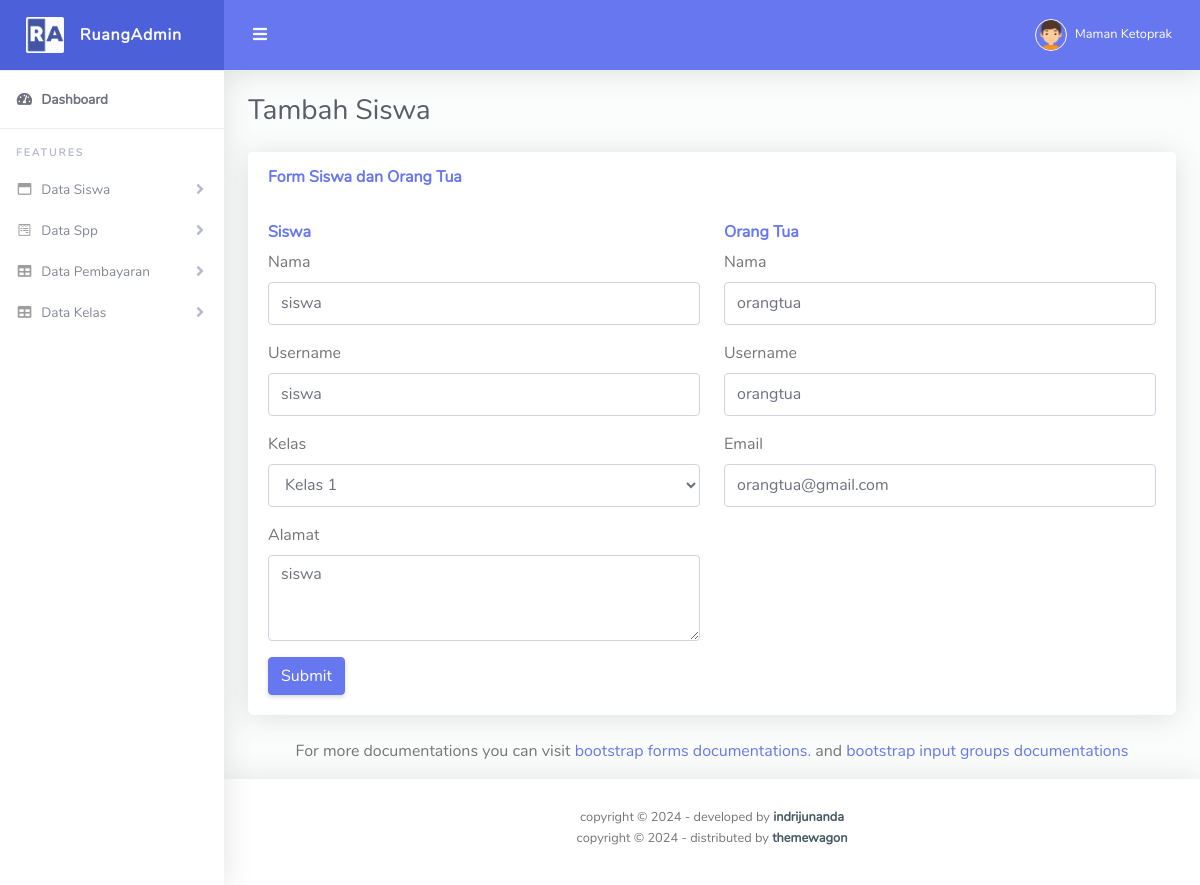
Screenshot of /admin/editsiswa.php?hal=edit&id=8 (signed in) with the database file from the repository.
### tables this page shows
CREATE TABLE `siswa_221043` (
  `id_221043` int(11) NOT NULL,
  `nama_221043` varchar(255) NOT NULL,
  `username_221043` varchar(255) NOT NULL,
  `id_kelas_221043` int(11) NOT NULL,
  `alamat_221043` text DEFAULT NULL,
  `orangtua_id_221043` int(11) DEFAULT NULL,
  `password_221043` varchar(255) NOT NULL
);

CREATE TABLE `orangtua_221043` (
  `id_221043` int(11) NOT NULL,
  `nama_221043` varchar(255) NOT NULL,
  `username_221043` varchar(255) NOT NULL,
  `email_221043` varchar(255) NOT NULL,
  `password_221043` varchar(255) NOT NULL
);

### admin/editsiswa.php (the view, shortened to what this page needs)
<?php
include '../koneksi.php';
if(isset($_GET['hal'])){
    if($_GET['hal'] == "edit"){
        $tampil = mysqli_query($koneksi,"
            SELECT siswa_221043.*,
                   orangtua_221043.id_221043 AS id_orangtua,
                   orangtua_221043.nama_221043 AS nama_orangtua,
                   orangtua_221043.username_221043 AS username_orangtua,
                   orangtua_221043.email_221043 AS email_orangtua
            FROM siswa_221043
            JOIN orangtua_221043 ON siswa_221043.orangtua_id_221043 = orangtua_221043.id_221043
            WHERE siswa_221043.id_221043 = '$_GET[id]'
        ");
        $data = mysqli_fetch_array($tampil);
        if($data){
            $nama_siswa = $data['nama_221043'];
            $username_siswa = $data['username_221043'];
            $alamat_siswa = $data['alamat_221043'];
            $id_kelas = $data['id_kelas_221043'];
            $nama_orangtua = $data['nama_orangtua'];
            $username_orangtua = $data['username_orangtua'];
            $email_orangtua = $data['email_orangtua'];
        }
    }
}
?>
<!DOCTYPE html>
<html lang="en">
<head>
  <link href="../assets/vendor/fontawesome-free/css/all.min.css" rel="stylesheet" type="text/css">
  <link href="../assets/vendor/bootstrap/css/bootstrap.min.css" rel="stylesheet" type="text/css">
  <link href="../assets/css/ruang-admin.min.css" rel="stylesheet">
  <link href="../assets/vendor/datatables/dataTables.bootstrap4.min.css" rel="stylesheet">
</head>
<body id="page-top">
  <div id="wrapper">
    <ul class="navbar-nav sidebar sidebar-light accordion" id="accordionSidebar">
      <a class="sidebar-brand d-flex align-items-center justify-content-center" href="index.html">
        <div class="sidebar-brand-icon">
          <img src="img/logo/logo2.png">
        </div>
        <div class="sidebar-brand-text mx-3">RuangAdmin</div>
      </a>
      <hr class="sidebar-divider my-0">
      <li class="nav-item active">
        <a class="nav-link" href="index.php">
          <i class="fas fa-fw fa-tachometer-alt"></i>
          <span>Dashboard</span></a>
      </li>
      <hr class="sidebar-divider">
      <div class="sidebar-heading">
        Features
      </div>
      <li class="nav-item">
        <a class="nav-link collapsed" href="#" data-toggle="collapse" data-target="#collapseBootstrap"
          aria-expanded="true" aria-controls="collapseBootstrap">
          <i class="far fa-fw fa-window-maximize"></i>
          <span>Data Siswa</span>
        </a>
      </li>
      <li class="nav-item">
        <a class="nav-link collapsed" href="#" data-toggle="collapse" data-target="#collapseForm" aria-expanded="true"
          aria-controls="collapseForm">
          <i class="fab fa-fw fa-wpforms"></i>
          <span>Data Spp</span>
        </a>
      </li>
      <li class="nav-item">
        <a class="nav-link collapsed" href="#" data-toggle="collapse" data-target="#collapseTable" aria-expanded="true"
          aria-controls="collapseTable">
          <i class="fas fa-fw fa-table"></i>
          <span>Data Pembayaran</span>
        </a>
      </li>
      <li class="nav-item">
        <a class="nav-link collapsed" href="#" data-toggle="collapse" data-target="#kelas" aria-expanded="true"
          aria-controls="kelas">
          <i class="fas fa-fw fa-table"></i>
          <span>Data Kelas</span>
        </a>
      </li>
    </ul>
    <div id="content-wrapper" class="d-flex flex-column">
      <div id="content">
        <nav class="navbar navbar-expand navbar-light bg-navbar topbar mb-4 static-top">
          <button id="sidebarToggleTop" class="btn btn-link rounded-circle mr-3">
            <i class="fa fa-bars"></i>
          </button>
          <ul class="navbar-nav ml-auto">
            <li class="nav-item dropdown no-arrow">
              <a class="nav-link dropdown-toggle" href="#" id="userDropdown" role="button" data-toggle="dropdown"
                aria-haspopup="true" aria-expanded="false">
                <img class="img-profile rounded-circle" src="img/boy.png" style="max-width: 60px">
                <span class="ml-2 d-none d-lg-inline text-white small">Maman Ketoprak</span>
              </a>
            </li>
          </ul>
        </nav>
        <div class="container-fluid" id="container-wrapper">
          <div class="d-sm-flex align-items-center justify-content-between mb-4">
            <h1 class="h3 mb-0 text-gray-800">Tambah Siswa</h1>
          </div>
          <div class="row">
  <div class="col-lg-12">
    <div class="card mb-4">
      <div class="card-header py-3 d-flex flex-row align-items-center justify-content-between">
        <h6 class="m-0 font-weight-bold text-primary">Form Siswa dan Orang Tua</h6>
      </div>
      <div class="card-body">
        <form method="POST">
          <div class="row">
            <div class="col-lg-6">
            <h6 class="font-weight-bold text-primary">Siswa</h6>
            <div class="form-group">
                <label for="nama">Nama</label>
                <input type="text" class="form-control" name="nama" value="<?= $nama_siswa ?>" id="nama" placeholder="Enter Nama" required>
            </div>
            <div class="form-group">
                <label for="nama">Username</label>
                <input type="text" class="form-control" name="username" value="<?= $username_siswa ?>" id="username" placeholder="Enter Username" required>
            </div>
            <div class="form-group">
                        <label for="kelas">Kelas</label>
                        <select class="form-control" id="id_kelas_221043" name="id_kelas_221043" required>
                            <?php
                                $tampil = mysqli_query($koneksi, "SELECT * FROM kelas_221043");
                                while($data = mysqli_fetch_array($tampil)):
                                    $selected = ($data['id_221043'] == $id_kelas) ? 'selected' : '';
                            ?>
                                <option value="<?= $data['id_221043'] ?>" <?= $selected ?>><?= $data['kelas_221043'] ?></option>
                            <?php endwhile; ?>
                        </select>
                    </div>
            <div class="form-group">
                <label for="alamat">Alamat</label>
                <textarea class="form-control" id="alamat" name="alamat" rows="3" placeholder="Enter Alamat" required><?= $alamat_siswa ?></textarea>
            </div>
            </div>
            <div class="col-lg-6">
              <h6 class="font-weight-bold text-primary">Orang Tua</h6>
            <div class="form-group">
                <label for="namaortu">Nama</label>
                <input type="text" class="form-control" name="namaortu" value="<?= $nama_orangtua ?>" id="namaortu" placeholder="Enter Nama" required>
            </div>
            <div class="form-group">
                <label for="nama">Username</label>
                <input type="text" class="form-control" name="usernameortu" value="<?= $username_orangtua ?>" id="usernameortu" placeholder="Enter Username" required>
            </div>
            <div class="form-group">
                <label for="email">Email</label>
                <input type="email" class="form-control" id="emailortu" name="emailortu" value="<?= $email_orangtua ?>" placeholder="Enter email" required>
            </div>
            </div>
          </div>
          <button type="submit" name="simpan" class="btn btn-primary">Submit</button>
        </form>
      </div>
    </div>
  </div>
</div>
          <div class="row">
            <div class="col-lg-12 text-center">
              <p>For more documentations you can visit<a href="https://getbootstrap.com/docs/4.3/components/forms/"
                  target="_blank">
                  bootstrap forms documentations.</a> and <a
                  href="https://getbootstrap.com/docs/4.3/components/input-group/" target="_blank">bootstrap input
                  groups documentations</a></p>
            </div>
          </div>
      </div>
      </div>
      <footer class="sticky-footer bg-white">
        <div class="container my-auto">
          <div class="copyright text-center my-auto">
            <span>copyright &copy; <script> document.write(new Date().getFullYear()); </script> - developed by
              <b><a href="https://indrijunanda.gitlab.io/" target="_blank">indrijunanda</a></b>
            </span>
          </div>
        </div>
        <div class="container my-auto py-2">
          <div class="copyright text-center my-auto">
            <span>copyright &copy; <script> document.write(new Date().getFullYear()); </script> - distributed by
              <b><a href="https://themewagon.com/" target="_blank">themewagon</a></b>
            </span>
          </div>
        </div>
      </footer>
    </div>
  </div>
</body>
</html>

### rows the page displays
siswa_221043: nama "siswa", username "siswa", alamat "siswa", namaortu "orangtua", usernameortu "orangtua", emailortu "orangtua@gmail.com"

### other values shown
form field id_kelas_221043 "Kelas 1"
